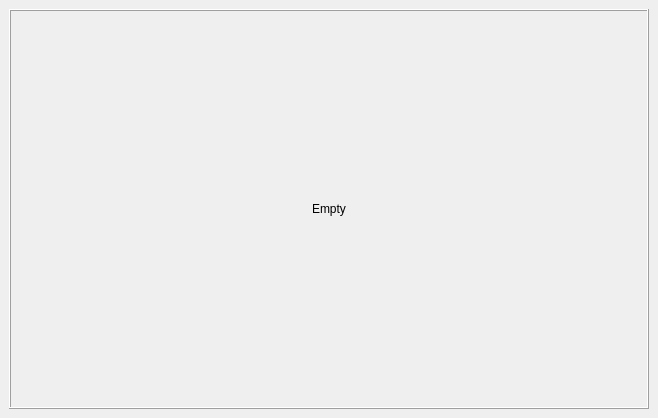
  <widget class="QDockWidget" name="camera_dockwidget">
   <property name="sizePolicy">
    <sizepolicy hsizetype="Expanding" vsizetype="Expanding">
     <horstretch>0</horstretch>
     <verstretch>0</verstretch>
    </sizepolicy>
   </property>
   <property name="floating">
    <bool>false</bool>
   </property>
   <property name="features">
    <set>QDockWidget::DockWidgetFeature::DockWidgetClosable|QDockWidget::DockWidgetFeature::DockWidgetFloatable|QDockWidget::DockWidgetFeature::DockWidgetMovable</set>
   </property>
   <property name="windowTitle">
    <string>Camera Feed</string>
   </property>
   <attribute name="dockWidgetArea">
    <number>1</number>
   </attribute>
   <widget class="QWidget" name="dockWidgetContents_4">
    <layout class="QGridLayout" name="gridLayout_4">
     <item row="0" column="0">
      <widget class="QFrame" name="camera_frame">
       <property name="minimumSize">
        <size>
         <width>640</width>
         <height>400</height>
        </size>
       </property>
       <property name="maximumSize">
        <size>
         <width>1920</width>
         <height>1080</height>
        </size>
       </property>
       <property name="frameShape">
        <enum>QFrame::Shape::Box</enum>
       </property>
       <property name="frameShadow">
        <enum>QFrame::Shadow::Raised</enum>
       </property>
       <layout class="QGridLayout" name="gridLayout_8">
        <item row="0" column="0">
         <widget class="cameraFrameMouseTracking" name="camera_label">
          <property name="text">
           <string>Empty</string>
          </property>
          <property name="alignment">
           <set>Qt::AlignmentFlag::AlignCenter</set>
          </property>
         </widget>
        </item>
       </layout>
      </widget>
     </item>
    </layout>
   </widget>
  </widget>
